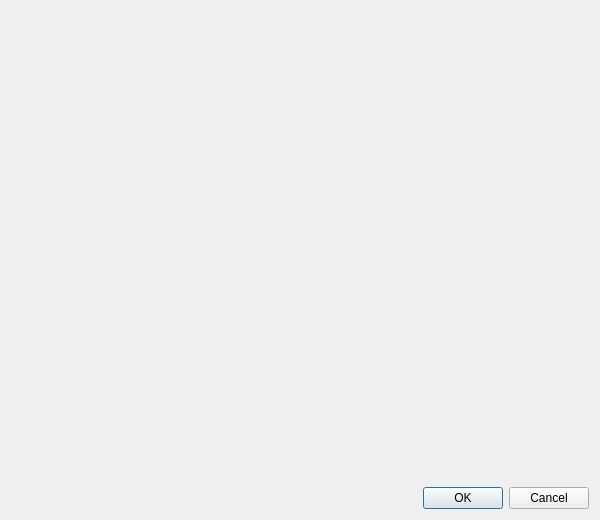
<?xml version="1.0" encoding="UTF-8"?>
<ui version="4.0">
 <class>BondPropertiesDialog</class>
 <widget class="QDialog" name="BondPropertiesDialog">
  <property name="geometry">
   <rect>
    <x>0</x>
    <y>0</y>
    <width>600</width>
    <height>520</height>
   </rect>
  </property>
  <property name="windowTitle">
   <string>Create Bond</string>
  </property>
  <layout class="QVBoxLayout" name="verticalLayout">
   <item>
    <widget class="BondDetailsWidget" name="bondDetailsWidget"/>
   </item>
   <item>
    <widget class="QDialogButtonBox" name="buttonBox">
     <property name="orientation">
      <enum>Qt::Horizontal</enum>
     </property>
     <property name="standardButtons">
      <set>QDialogButtonBox::Cancel|QDialogButtonBox::Ok</set>
     </property>
    </widget>
   </item>
  </layout>
 </widget>
 <customwidgets>
  <customwidget>
   <class>BondDetailsWidget</class>
   <extends>QWidget</extends>
   <header>controls/bonddetailswidget.h</header>
  </customwidget>
 </customwidgets>
 <connections>
  <connection>
   <sender>buttonBox</sender>
   <signal>accepted()</signal>
   <receiver>BondPropertiesDialog</receiver>
   <slot>accept()</slot>
   <hints>
    <hint type="sourcelabel">
     <x>248</x>
     <y>254</y>
    </hint>
    <hint type="destinationlabel">
     <x>157</x>
     <y>274</y>
    </hint>
   </hints>
  </connection>
  <connection>
   <sender>buttonBox</sender>
   <signal>rejected()</signal>
   <receiver>BondPropertiesDialog</receiver>
   <slot>reject()</slot>
   <hints>
    <hint type="sourcelabel">
     <x>316</x>
     <y>260</y>
    </hint>
    <hint type="destinationlabel">
     <x>286</x>
     <y>274</y>
    </hint>
   </hints>
  </connection>
 </connections>
</ui>
